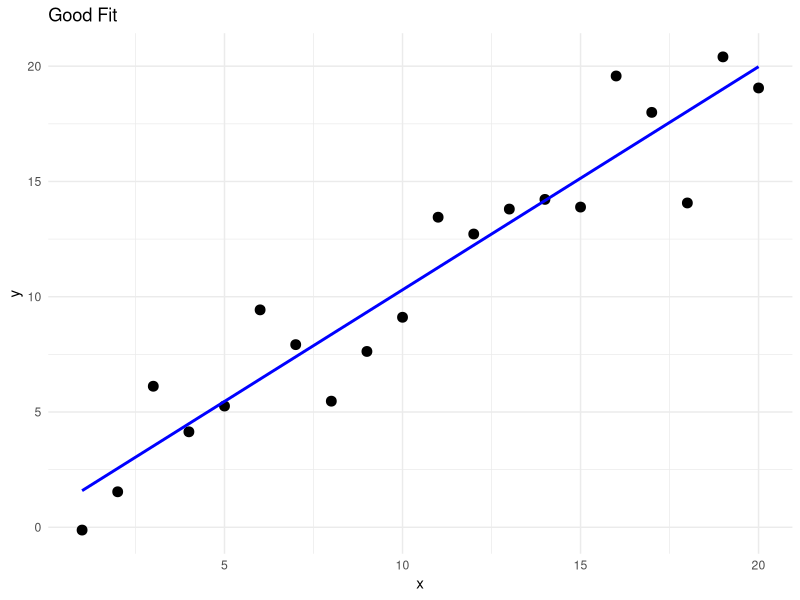
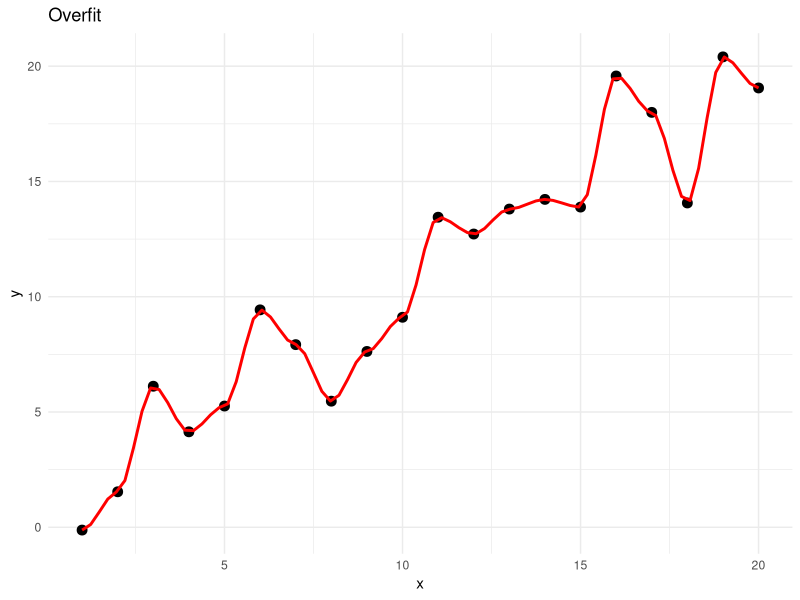
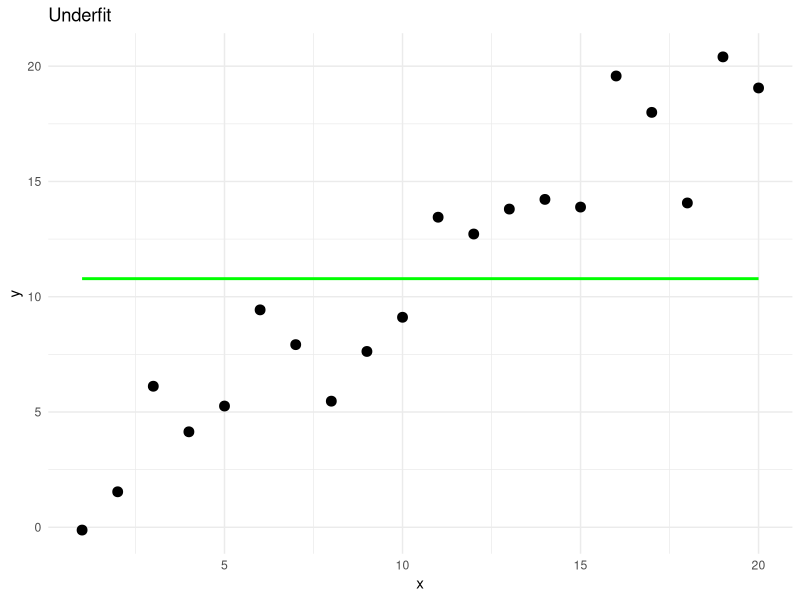

Here is the R script that generated these plots, in order:
#overfitt exemple
library(ggplot2)

# Create sample data
set.seed(123)
x <- 1:20
y <- x + rnorm(20, 0, 2)  # True relationship is linear with some noise
df <- data.frame(x = x, y = y)

#overfitt exemple
# Create three plots to show different levels of fitting
p1 <- ggplot(df, aes(x = x, y = y)) +
  geom_point(color = "black", size = 3) +
  geom_smooth(method = "lm", color = "blue", se = FALSE) +
  ggtitle("Good Fit") +
  theme_minimal()

p2 <- ggplot(df, aes(x = x, y = y)) +
  geom_point(color = "black", size = 3) +
  geom_smooth(method = "loess", span = 0.1, color = "red", se = FALSE) +
  ggtitle("Overfit") +
  theme_minimal()

p3 <- ggplot(df, aes(x = x, y = y)) +
  geom_point(color = "black", size = 3) +
  stat_smooth(method = "lm", formula = y ~ 1, color = "green", se = FALSE) +
  ggtitle("Underfit") +
  theme_minimal()

# Display plots
print(p1)
print(p2)
print(p3)